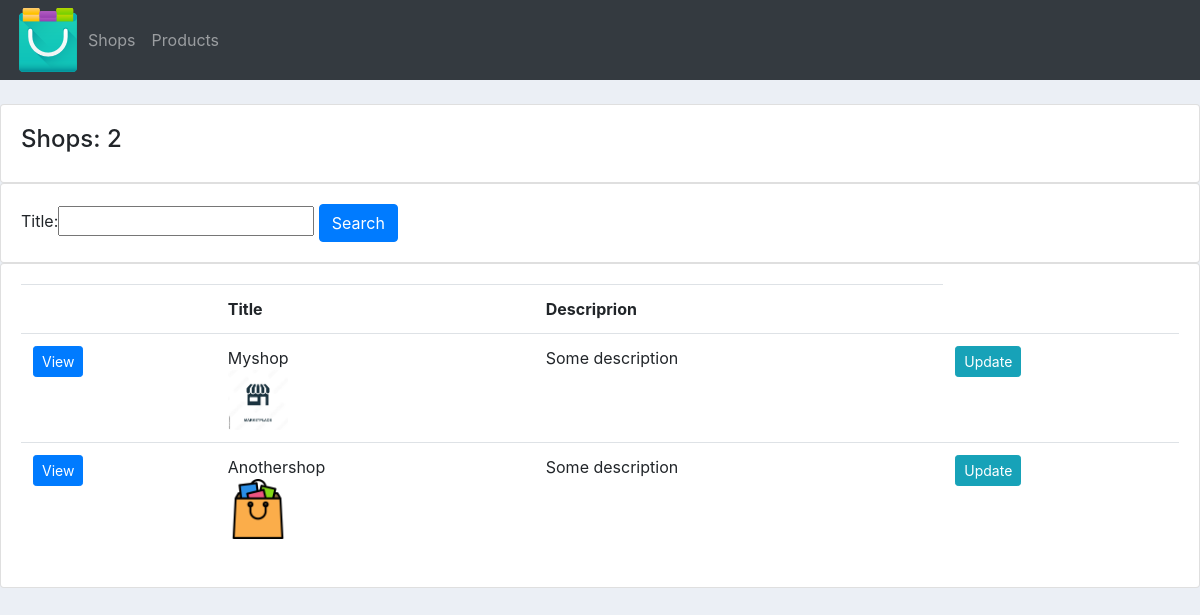
The page / on the database its author committed.
### shopadmin/models.py (models this page shows, shortened)
class Shop(models.Model):
    shop_id = models.AutoField(primary_key=True)
    title = models.CharField(max_length=50)
    description = models.CharField(max_length=1000, null=True)
    imageUrl = models.URLField(max_length=200, null=True)
    date = models.DateField(auto_now_add=True, null=True)
    imagetoupload = models.ImageField(upload_to='images', null=True)
    class Meta:
        ordering = ['shop_id']

### shopadmin/views.py (the view)
# urls.py: 2. Add a URL to urlpatterns:  path('', views.home, name='home')
def home(request):
	shops = Shop.objects.all()
	total_shops = shops.count()
	my_filter = ShopFilter(request.GET, queryset=shops)
	shops = my_filter.qs
	context = {
		'shops': shops,
		'total_shops': total_shops,
		'my_filter': my_filter,
	}
	return render(request, 'shopadmin/shops.html', context)

### shopadmin/templates/shopadmin/shops.html
{% extends 'shopadmin/main.html' %}
{% block content %}
	<br>
	<div class="row">
		<div class="col-md">
			<div class="card card-body">
				<h4>Shops: {{ total_shops }}</h4>
			</div>
			<div class="row" >
				<div class="col">
					<div class="card card-body">
						<form method="get">
							{{ my_filter.form }}
							<button class="btn btn-primary" type="submit">Search</button>
						</form>
					</div>
				</div>
			</div>
		</div>
	</div>
	<div class="card card-body">
		<table class="table">
			<tr>
				<th></th>
				<th>Title</th>
				<th>Descriprion</th>
			</tr>
			{% for shop in shops %}
				<tr>
					<td><a class="btn btn-sm btn-primary" href="{% url 'shop_detail' shop.shop_id %}">View</a></td>
					<td>
						{{ shop.title }}
						<br>
						<img class="shop_photo" src="{{ shop.imagetoupload.url }}">
					</td>
					<td>{{ shop.description }}</td>
					<td><a class="btn btn-sm btn-info" href="{% url 'update_shop' shop.shop_id %}">Update</a></td>
				</tr>
			{% endfor %}
		</table>
	</div>
{% endblock content%}

### shopadmin/templates/shopadmin/main.html (shortened to what this page needs)
{% load static %}
<!DOCTYPE html>
<html>
<head>
	<link rel="stylesheet" href="https://maxcdn.bootstrapcdn.com/bootstrap/4.0.0/css/bootstrap.min.css">
	<link rel="stylesheet" type="text/css" href="{% static '/css/main.css' %}">
</head>
<body>
	{% include 'shopadmin/navbar.html' %}
	{% block content %}
	{% endblock %}
</body>
</html>

### shopadmin/templates/shopadmin/navbar.html (shortened to what this page needs)
{% load static %}
<nav class="navbar navbar-expand-lg navbar-dark bg-dark">
<a href="{% url 'home' %}"><img src="{% static 'images/shop.png' %}"></a>
  <div class="collapse navbar-collapse" id="navbarNav">
    <ul class="navbar-nav">
      <li class="nav-item">
        <a class="nav-link" href="{% url 'home' %}">Shops</a>
      </li>
      <li class="nav-item">
        <a class="nav-link" href="{% url 'products' %}">Products</a>
      </li>
    </ul>
  </div>
</nav>

### static/css/main.css (style rules this page uses)
body { background-color: #ebeff5; }
.shop_photo { width: 60px; height: 60px; }

### rows shown on the page
Shop: title "Myshop", imagetoupload (picture), description "Some description"
Shop: title "Anothershop", imagetoupload (picture), description "Some description"

### other values the page prints
{{ total_shops }} "2"
